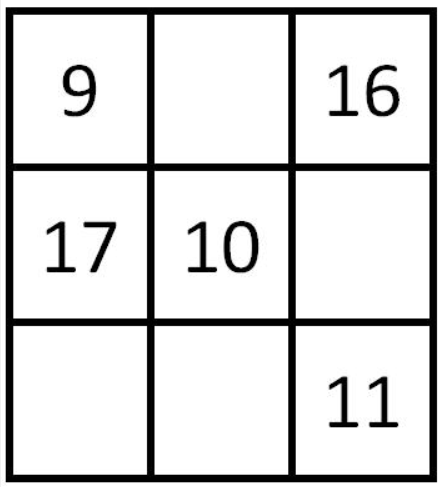
#> input picture magic-squares-test-easy.png, 445 x 487 px
$ python -i ImageReader.py   (imports and definitions only)
#> lines starting #> are read from the running program, lines starting #| are printed output that depends on the picture; after the words box and inside, x2 and y2 are one past the last pixel; in counts of white or black regions, pixels touching at a corner belong together
"""
Made by: Ryken Santillan
Version Started: 2022-12-27
Version Finished: 2022-12-28
Class: ImageReader
Description:
      - This class returns an array of the image's information
"""

import numpy as np
import cv2
import pytesseract
from imutils import contours

pytesseract.pytesseract.tesseract_cmd = r'C:\Users\saen7\AppData\Local\Programs\Tesseract-OCR\tesseract.exe'


def processImage(imageFile):
    # Reading and Processing the Image
#> called with imageFile = 'magic-squares-test-easy.png'
    board = cv2.imread(imageFile)
#> board is the input picture: shape (487, 445, 3); min 0, max 255, mean 218.1
    gray = cv2.cvtColor(board, cv2.COLOR_BGR2GRAY)
    thr = cv2.adaptiveThreshold(gray, 255, cv2.ADAPTIVE_THRESH_GAUSSIAN_C, cv2.THRESH_BINARY_INV, 57, 5)
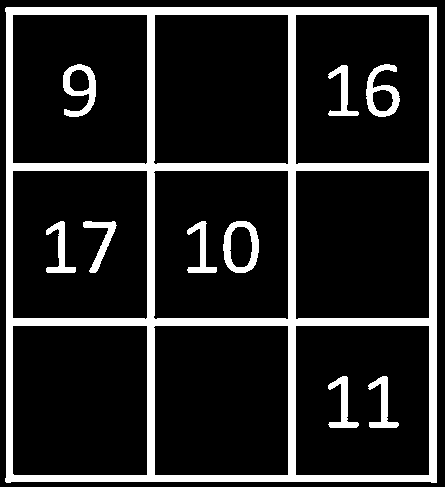
#> thr: shape (487, 445); 15.2% white; 10 white regions

    # Obtaining Box Contours
    conts = cv2.findContours(thr, cv2.RETR_TREE, cv2.CHAIN_APPROX_SIMPLE)
#> conts = 22 contours; largest, box (x1, y1, x2, y2) and area: (5, 7, 437, 483) 203838, (12, 325, 148, 476) 20246, (12, 14, 148, 165) 20114, (153, 325, 289, 476) 20099, (295, 325, 430, 476) 20098
    conts = conts[0] if len(conts) == 2 else conts[1]
    for i in conts:
        area = cv2.contourArea(i)
        if area < 5000:  # Box
            cv2.drawContours(thr, [i], -1, (0, 0, 0), -1)
#> this loop made 22 passes
#> area on passes 1 to 12: 203838, 20098, 486, 488, 20099, 20246.5, 19832.5, 19838, 1490, 775, 444, 19979
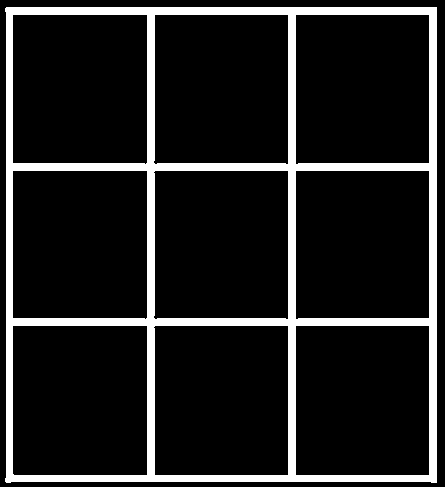
#> thr: shape (487, 445); 12.5% white; 1 white region, box (x1, y1, x2, y2) and area: (5, 7, 437, 483) 27125

    # Morphing Hori/Verti Lines
    vertLines = cv2.getStructuringElement(cv2.MORPH_RECT, (1, 5))
#> vertLines = [1, 1, 1, 1, 1]
    thr = cv2.morphologyEx(thr, cv2.MORPH_CLOSE, vertLines, iterations=9)
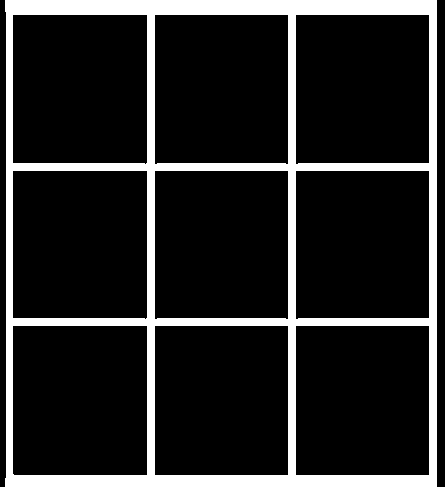
#> thr: shape (487, 445); 14.9% white; 1 white region, box (x1, y1, x2, y2) and area: (5, 0, 437, 487) 32305
    horiLines = cv2.getStructuringElement(cv2.MORPH_RECT, (5, 1))
#> horiLines = [[1, 1, 1, 1, 1]]
    thr = cv2.morphologyEx(thr, cv2.MORPH_CLOSE, horiLines, iterations=4)
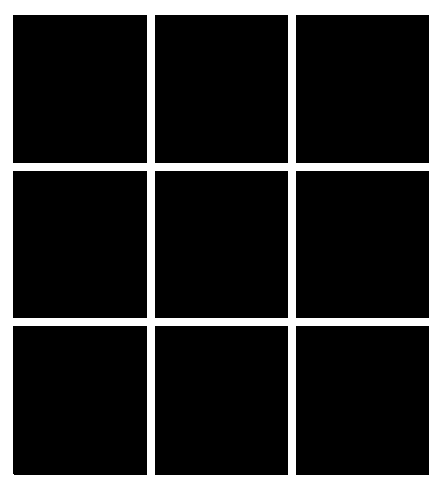
#> thr: shape (487, 445); 18% white; 1 white region, box (x1, y1, x2, y2) and area: (0, 0, 445, 487) 39116

    # Sorting via 2D Array Format
        # Top To Bottom
    reverse = 255 - thr
#> reverse: shape (487, 445); 82% white; 1 black region
    conts = cv2.findContours(reverse, cv2.RETR_TREE, cv2.CHAIN_APPROX_SIMPLE)
#> conts = 9 contours; largest, box (x1, y1, x2, y2) and area: (13, 326, 147, 475) 19684, (13, 15, 147, 163) 19551, (296, 326, 429, 475) 19536, (155, 326, 288, 475) 19536, (13, 171, 147, 318) 19418
    conts = conts[0] if len(conts) == 2 else conts[1]
    conts, _ = contours.sort_contours(conts, method="top-to-bottom") #

    # Top To Bottom
    magicSq_rows, row = [], []
    for (i, j) in enumerate(conts, 1):
        area = cv2.contourArea(j)
        if area < 20000:
            row.append(j)
            if i % 3 == 0:  # MUST BE MULTIPLE
                conts, _ = contours.sort_contours(row, method="left-to-right")
                magicSq_rows.append(conts)
                row = []
#> this loop made 9 passes
#> (j, area) on passes 1 to 8: ([[296, 15], [296, 162], [428, 162], [428, 15]], 19404), ([[155, 15], [155, 162], [287, 162], [287, 15]], 19404), ([[13, 15], [13, 162], [146, 162], [146, 15]], 19551), ([[296, 171], [296, 317], [428, 317], [428, 171]], 19272), ([[155, 171], [155, 317], [287, 317], [287, 171]], 19272), ([[13, 171], [13, 317], [146, 317], [146, 171]], 19418), ([[296, 326], [296, 474], [428, 474], [428, 326]], 19536), ([[155, 326], [155, 474], [287, 474], [287, 326]], 19536)
#> area on pass 9: 19683.5
#> after the loop, magicSq_rows = 3 items

    #Storing Box Content into an Array
    boxContent = []
    for row in magicSq_rows:
        for i in row:
            mask = np.zeros(board.shape, dtype=np.uint8)
            cv2.drawContours(mask, [i], -1, (255, 255, 255), -1)
            result = cv2.bitwise_and(board, mask)
            result[mask == 0] = 255
            grayBox = cv2.cvtColor(result, cv2.COLOR_BGR2GRAY)
            string = pytesseract.image_to_string(grayBox, config='--psm 6 --oem 1 -c tessedit_char_whitelist=0123456789')
            boxContent.append(string)
            cv2.waitKey(10)
#> this loop made 1 pass
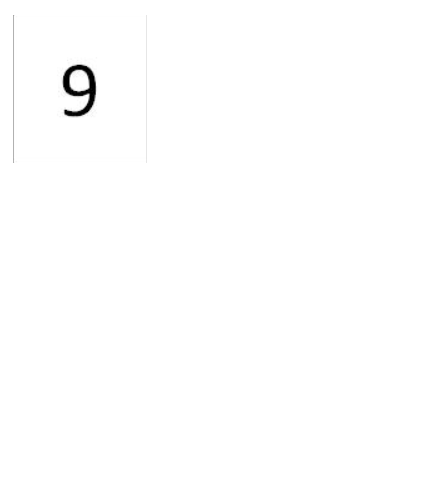
#> grayBox: shape (487, 445); min 0, max 255, mean 254.1
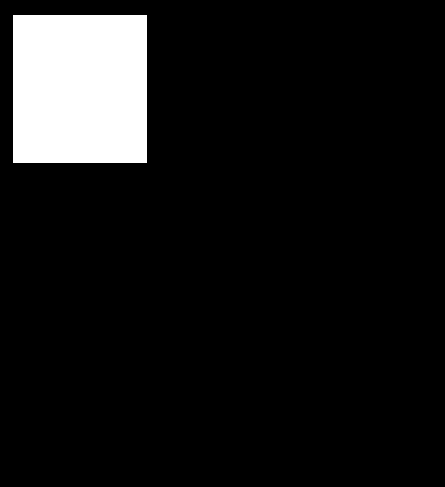
#> mask: shape (487, 445, 3); 9.2% white; 1 white region, box (x1, y1, x2, y2) and area: (13, 15, 147, 163) 19832
#> after the loop, boxContent = []

    #Filtering the boxed array content into a readable array
    filteredArray = [0, 0, 0, 0, 0, 0, 0, 0, 0]

    for i in range(len(boxContent)):
        filteredArray[i] = boxContent[i].replace('\n', '')

    if filteredArray.count(0) > 0:
        print("Illegal Magic Square")
        exit()

    return filteredArray

#> (the run stopped early here; a loop or call above may not have finished)

$ run again, on magic-squares-test-hard.png
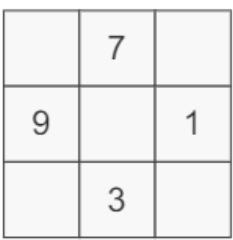
#> input picture magic-squares-test-hard.png, 233 x 240 px
#> in processImage, board is the input picture: shape (240, 233, 3); min 52, max 255, mean 235.9
#> in processImage, `conts = cv2.findContours(thr, cv2.RETR_TREE, cv2.CHAIN_APPROX_SIMPLE)`: conts = 15 contours; largest, box (x1, y1, x2, y2) and area: (2, 9, 232, 239) 52440, (4, 162, 79, 237) 5430, (156, 162, 230, 237) 5400, (4, 87, 79, 161) 5358, (80, 162, 154, 237) 5344
#> the loop in processImage, `for i in conts:` made 15 passes
#> area on passes 1 to 8: 52440.5, 5400, 5344.5, 172, 5429.5, 5327, 99, 5273.5
#> after the loop in processImage, `for i in conts:`:
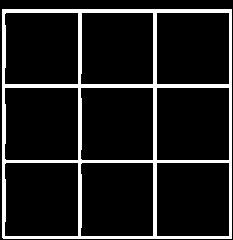
#> thr: shape (240, 233); 11.3% white; 1 white region, box (x1, y1, x2, y2) and area: (2, 9, 232, 239) 6325
#> vertLines = [1, 1, 1, 1, 1]
#> horiLines = [[1, 1, 1, 1, 1]]
#> reverse: shape (240, 233); 83% white; 1 black region
#> in processImage, `conts = cv2.findContours(reverse, cv2.RETR_TREE, cv2.CHAIN_APPROX_SIMP..`: conts = 9 contours; largest, box (x1, y1, x2, y2) and area: (157, 163, 229, 236) 5112, (6, 163, 78, 236) 5112, (157, 88, 229, 160) 5041, (6, 88, 78, 160) 5041, (82, 163, 153, 236) 5040
#> the loop in processImage, `for (i, j) in enumerate(conts, 1):` made 9 passes
#> (j, area) on passes 1 to 8: ([[157, 13], [157, 83], [228, 83], [228, 13]], 4970), ([[82, 13], [82, 83], [152, 83], [152, 13]], 4900), ([[6, 13], [6, 83], [77, 83], [77, 13]], 4970), ([[157, 88], [157, 159], [228, 159], [228, 88]], 5041), ([[82, 88], [82, 159], [152, 159], [152, 88]], 4970), ([[6, 88], [6, 159], [77, 159], [77, 88]], 5041), ([[157, 163], [157, 235], [228, 235], [228, 163]], 5112), ([[82, 163], [82, 235], [152, 235], [152, 163]], 5040)
#> after the loop in processImage, `for (i, j) in enumerate(conts, 1):`: magicSq_rows = 3 items
#> the loop in processImage, `for row in magicSq_rows:` made 1 pass
#> after the loop in processImage, `for row in magicSq_rows:`:
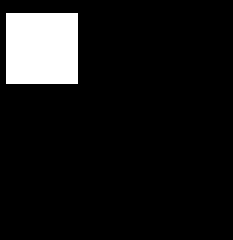
#> mask: shape (240, 233, 3); 9.1% white; 1 white region, box (x1, y1, x2, y2) and area: (6, 13, 78, 84) 5112
#> after the loop in processImage, `for row in magicSq_rows:`: boxContent = []

$ run again, on magic-squares-test-hard2.png
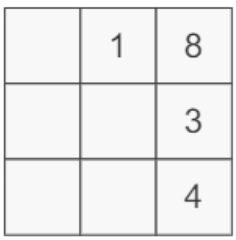
#> input picture magic-squares-test-hard2.png, 236 x 240 px
#> in processImage, board is the input picture: shape (240, 236, 3); min 52, max 255, mean 236.1
#> in processImage, `conts = cv2.findContours(thr, cv2.RETR_TREE, cv2.CHAIN_APPROX_SIMPLE)`: conts = 17 contours; largest, box (x1, y1, x2, y2) and area: (3, 7, 234, 237) 52444, (5, 8, 80, 83) 5424, (157, 8, 231, 83) 5398, (5, 160, 80, 234) 5354, (81, 8, 155, 83) 5336
#> the loop in processImage, `for i in conts:` made 17 passes
#> area on passes 1 to 8: 52444.5, 5325.5, 201, 38.5, 5265.5, 5354, 5265.5, 172
#> after the loop in processImage, `for i in conts:`:
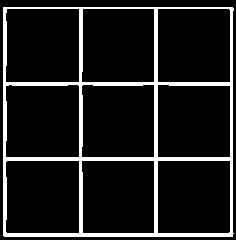
#> thr: shape (240, 236); 11.1% white; 1 white region, box (x1, y1, x2, y2) and area: (3, 7, 234, 237) 6298
#> vertLines = [1, 1, 1, 1, 1]
#> horiLines = [[1, 1, 1, 1, 1]]
#> reverse: shape (240, 236); 82% white; 1 black region
#> in processImage, `conts = cv2.findContours(reverse, cv2.RETR_TREE, cv2.CHAIN_APPROX_SIMP..`: conts = 9 contours; largest, box (x1, y1, x2, y2) and area: (7, 9, 79, 82) 5112, (158, 9, 230, 82) 5112, (7, 161, 79, 233) 5041, (158, 161, 230, 233) 5040, (83, 9, 154, 82) 5040
#> the loop in processImage, `for (i, j) in enumerate(conts, 1):` made 9 passes
#> (j, area) on passes 2, 3, 4, 5, 6, 8, 9: ([[83, 9], [83, 81], [153, 81], [153, 9]], 5040), ([[7, 9], [7, 81], [78, 81], [78, 9]], 5112), ([[158, 86], [158, 156], [229, 156], [229, 86]], 4970), ([[83, 86], [83, 156], [153, 156], [153, 86]], 4900), ([[7, 86], [7, 156], [78, 156], [78, 86]], 4970), ([[83, 161], [83, 232], [153, 232], [153, 161]], 4970), ([[7, 161], [7, 232], [78, 232], [78, 161]], 5041)
#> after the loop in processImage, `for (i, j) in enumerate(conts, 1):`: magicSq_rows = 3 items
#> the loop in processImage, `for row in magicSq_rows:` made 1 pass
#> after the loop in processImage, `for row in magicSq_rows:`:
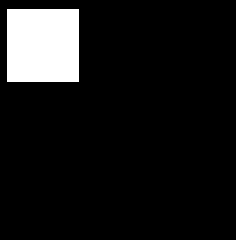
#> mask: shape (240, 236, 3); 9.3% white; 1 white region, box (x1, y1, x2, y2) and area: (7, 9, 79, 82) 5256
#> after the loop in processImage, `for row in magicSq_rows:`: boxContent = []

$ run again, on magic-squares-test-illegal.png
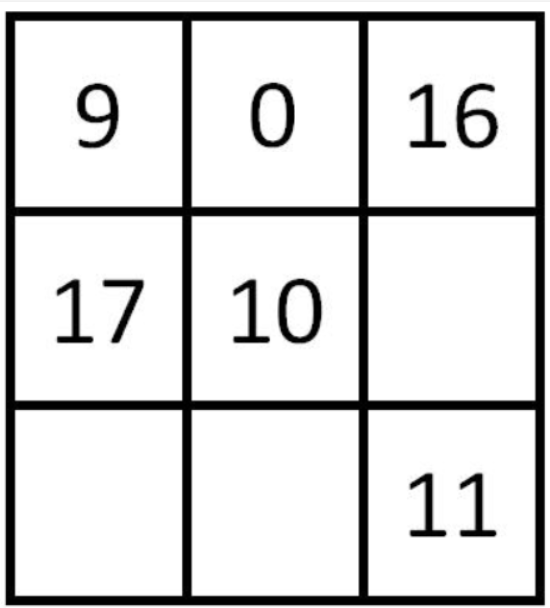
#> input picture magic-squares-test-illegal.png, 550 x 608 px
#> in processImage, board is the input picture: shape (608, 550, 3); min 0, max 255, mean 216.8
#> in processImage, `conts = cv2.findContours(thr, cv2.RETR_TREE, cv2.CHAIN_APPROX_SIMPLE)`: conts = 24 contours; largest, box (x1, y1, x2, y2) and area: (5, 11, 545, 606) 319886, (190, 409, 360, 597) 31416, (190, 20, 360, 208) 31416, (367, 409, 536, 597) 31414, (14, 409, 183, 597) 31414
#> the loop in processImage, `for i in conts:` made 24 passes
#> area on passes 1 to 8: 319885.5, 31414, 730.5, 731, 31416, 31414, 31096.5, 31100.5
#> after the loop in processImage, `for i in conts:`:
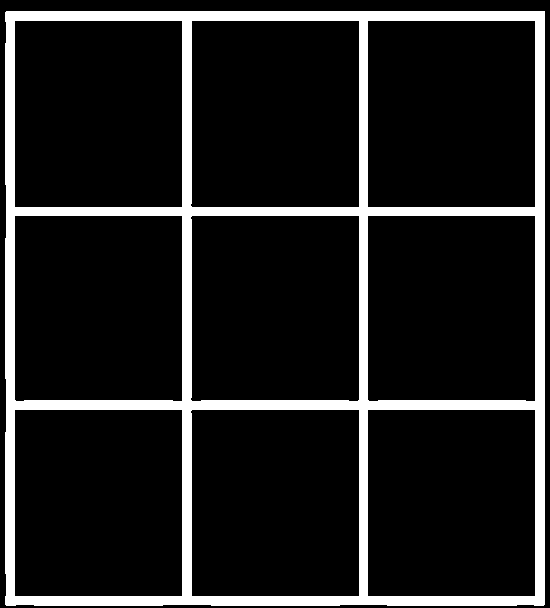
#> thr: shape (608, 550); 12.7% white; 1 white region, box (x1, y1, x2, y2) and area: (5, 11, 545, 606) 42401
#> vertLines = [1, 1, 1, 1, 1]
#> horiLines = [[1, 1, 1, 1, 1]]
#> in processImage, `thr = cv2.morphologyEx(thr, cv2.MORPH_CLOSE, horiLines, iterations=4)`:
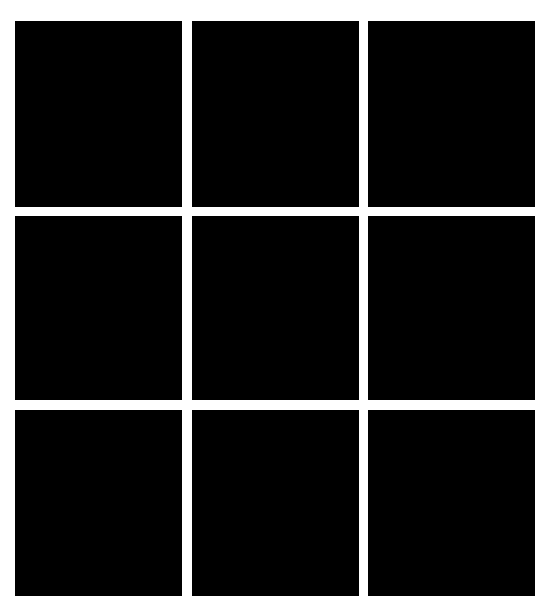
#> thr: shape (608, 550); 16.7% white; 1 white region, box (x1, y1, x2, y2) and area: (0, 0, 550, 608) 55844
#> reverse: shape (608, 550); 83.3% white; 1 black region
#> in processImage, `conts = cv2.findContours(reverse, cv2.RETR_TREE, cv2.CHAIN_APPROX_SIMP..`: conts = 9 contours; largest, box (x1, y1, x2, y2) and area: (368, 410, 535, 596) 30710, (192, 410, 359, 596) 30710, (15, 410, 182, 596) 30710, (368, 21, 535, 207) 30710, (192, 21, 359, 207) 30710
#> in processImage, `conts, _ = contours.sort_contours(conts, method="top-to-bottom")`: conts = 9 contours; largest, box (x1, y1, x2, y2) and area: (368, 21, 535, 207) 30710, (192, 21, 359, 207) 30710, (15, 21, 182, 207) 30710, (368, 410, 535, 596) 30710, (192, 410, 359, 596) 30710
#> the loop in processImage, `for (i, j) in enumerate(conts, 1):` made 9 passes
#> (j, area) on passes 1 to 7: ([[368, 21], [368, 206], [534, 206], [534, 21]], 30710), ([[192, 21], [192, 206], [358, 206], [358, 21]], 30710), ([[15, 21], [15, 206], [181, 206], [181, 21]], 30710), ([[368, 216], [368, 399], [534, 399], [534, 216]], 30378), ([[192, 216], [192, 399], [358, 399], [358, 216]], 30378), ([[15, 216], [15, 399], [181, 399], [181, 216]], 30378), ([[368, 410], [368, 595], [534, 595], [534, 410]], 30710)
#> after the loop in processImage, `for (i, j) in enumerate(conts, 1):`: magicSq_rows = []
#> after the loop in processImage, `for i in range(len(boxContent)):`: filteredArray = [0, 0, 0, 0, 0, 0, 0, 0, 0]
